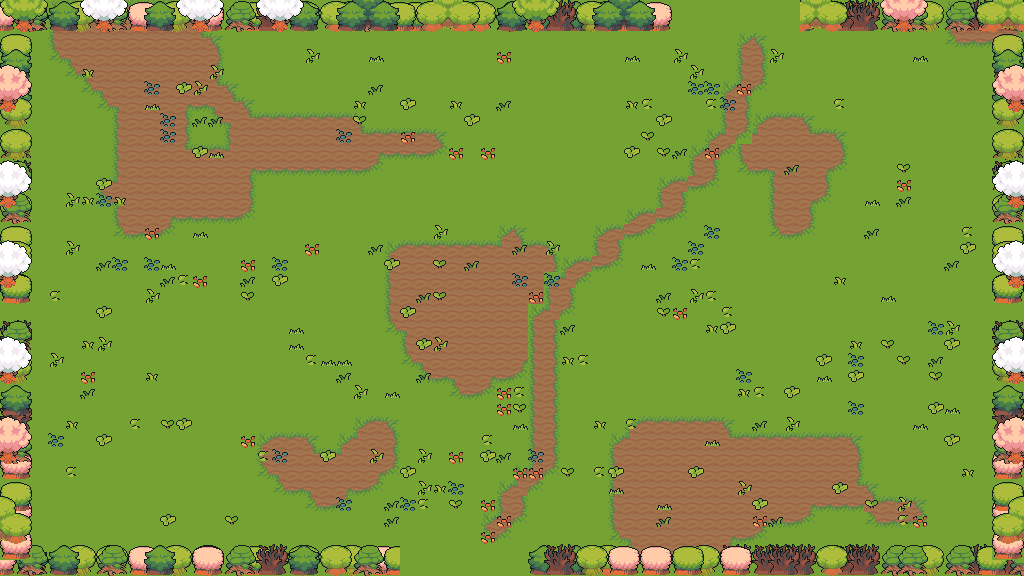

A level layout from a 2D game, rendered from its tile map. Below: a short description, then the map file with tile-grid data replaced by summaries:
An orthogonal 64x36 tile map with 16x16 px tiles, 7 tile layers (floor, ground, path, decor, ...), 5 tilesets and 39 objects (23x prop, 7x obstacle, 6x spawn, 2x door, playerStart).

<map version="1.10" tiledversion="1.11.0" orientation="orthogonal" renderorder="right-down" width="64" height="36" tilewidth="16" tileheight="16" infinite="0" nextlayerid="9" nextobjectid="40">
 <properties>
    <property name="chapter" type="int" value="2" />
    <property name="room" type="int" value="11" />
    <property name="isBossRoom" type="bool" value="false" />
 </properties>
 <tileset firstgid="1" source="field.tsx" />
 <tileset firstgid="76" source="water.tsx" />
 <tileset firstgid="552" source="nature.tsx" />
 <tileset firstgid="1056" source="floordetail.tsx" />
 <tileset firstgid="1136" source="tilefloor.tsx" />
 <layer id="1" name="floor" width="64" height="36">
  <data>[2304 cells, 2304 non-empty, 1 distinct tile ids]</data>
 </layer>
 <layer id="2" name="ground" width="64" height="36">
  <data>[2304 cells, 496 non-empty, 13 distinct tile ids]</data>
 </layer>
 <layer id="3" name="path" width="64" height="36">
  <data>[2304 cells, 80 non-empty, 9 distinct tile ids]</data>
 </layer>
 <layer id="4" name="decor" width="64" height="36">
  <data>[2304 cells, 209 non-empty, 9 distinct tile ids]</data>
 </layer>
 <layer id="5" name="border-back" width="64" height="36">
  <data>[2304 cells, 283 non-empty, 28 distinct tile ids]</data>
 </layer>
 <layer id="6" name="border-mid" width="64" height="36">
  <data>[2304 cells, 290 non-empty, 28 distinct tile ids]</data>
 </layer>
 <layer id="7" name="border-front" width="64" height="36">
  <data>[2304 cells, 144 non-empty, 44 distinct tile ids]</data>
 </layer>
 <objectgroup id="8" name="objects">
  <object id="1" name="playerStart" x="464" y="336"><point /></object>
  <object id="2" name="spawn" x="360" y="408">
   <properties>
    <property name="role" value="chaser" />
    <property name="wave" type="int" value="1" />
    <property name="elite" type="bool" value="false" />
   </properties>
  <point /></object>
  <object id="3" name="spawn" x="600" y="272">
   <properties>
    <property name="role" value="chaser" />
    <property name="wave" type="int" value="1" />
    <property name="elite" type="bool" value="false" />
   </properties>
  <point /></object>
  <object id="4" name="spawn" x="304" y="264">
   <properties>
    <property name="role" value="caster" />
    <property name="wave" type="int" value="2" />
    <property name="elite" type="bool" value="false" />
   </properties>
  <point /></object>
  <object id="5" name="spawn" x="552" y="432">
   <properties>
    <property name="role" value="tank" />
    <property name="wave" type="int" value="2" />
    <property name="elite" type="bool" value="false" />
   </properties>
  <point /></object>
  <object id="6" name="spawn" x="344" y="320">
   <properties>
    <property name="role" value="chaser" />
    <property name="wave" type="int" value="3" />
    <property name="elite" type="bool" value="false" />
   </properties>
  <point /></object>
  <object id="7" name="spawn" x="568" y="232">
   <properties>
    <property name="role" value="splitter" />
    <property name="wave" type="int" value="3" />
    <property name="elite" type="bool" value="false" />
   </properties>
  <point /></object>
  <object id="8" name="door" x="464" y="568"><point /></object>
  <object id="9" name="door" x="744" y="8"><point /></object>
  <object id="10" name="obstacle" x="0" y="544" width="400" height="32">
   <properties>
    <property name="kind" value="edge" />
   </properties>
  </object>
  <object id="11" name="obstacle" x="528" y="544" width="496" height="32">
   <properties>
    <property name="kind" value="edge" />
   </properties>
  </object>
  <object id="12" name="obstacle" x="0" y="0" width="672" height="32">
   <properties>
    <property name="kind" value="edge" />
   </properties>
  </object>
  <object id="13" name="obstacle" x="800" y="0" width="224" height="32">
   <properties>
    <property name="kind" value="edge" />
   </properties>
  </object>
  <object id="14" name="obstacle" x="0" y="32" width="32" height="512">
   <properties>
    <property name="kind" value="edge" />
   </properties>
  </object>
  <object id="15" name="obstacle" x="992" y="32" width="32" height="512">
   <properties>
    <property name="kind" value="edge" />
   </properties>
  </object>
  <object id="16" name="obstacle" x="832" y="64" width="48" height="16">
   <properties>
    <property name="kind" value="wall" />
   </properties>
  </object>
  <object id="17" name="prop" x="736" y="208" width="32" height="32">
   <properties>
    <property name="key" value="tree-round" />
   </properties>
  </object>
  <object id="18" name="prop" x="768" y="208" width="48" height="48">
   <properties>
    <property name="key" value="tree-big-orange" />
   </properties>
  </object>
  <object id="19" name="prop" x="752" y="240" width="32" height="32">
   <properties>
    <property name="key" value="tree-green" />
   </properties>
  </object>
  <object id="20" name="prop" x="784" y="240" width="32" height="32">
   <properties>
    <property name="key" value="tree-pine" />
   </properties>
  </object>
  <object id="21" name="prop" x="287" y="104" width="16" height="16">
   <properties>
    <property name="key" value="stump" />
   </properties>
  </object>
  <object id="22" name="prop" x="64" y="108" width="48" height="48">
   <properties>
    <property name="key" value="tree-big-orange" />
   </properties>
  </object>
  <object id="23" name="prop" x="112" y="224" width="16" height="16">
   <properties>
    <property name="key" value="flower-red" />
   </properties>
  </object>
  <object id="24" name="prop" x="192" y="176" width="16" height="16">
   <properties>
    <property name="key" value="flower-yellow" />
   </properties>
  </object>
  <object id="25" name="prop" x="208" y="192" width="16" height="16">
   <properties>
    <property name="key" value="flower-red" />
   </properties>
  </object>
  <object id="26" name="prop" x="840" y="136" width="32" height="32">
   <properties>
    <property name="key" value="tree-pine" />
   </properties>
  </object>
  <object id="27" name="prop" x="943" y="152" width="16" height="16">
   <properties>
    <property name="key" value="stump" />
   </properties>
  </object>
  <object id="28" name="prop" x="928" y="224" width="16" height="16">
   <properties>
    <property name="key" value="flower-sun" />
   </properties>
  </object>
  <object id="29" name="prop" x="896" y="128" width="16" height="16">
   <properties>
    <property name="key" value="flower-yellow" />
   </properties>
  </object>
  <object id="30" name="prop" x="880" y="64" width="16" height="16">
   <properties>
    <property name="key" value="flower-red" />
   </properties>
  </object>
  <object id="31" name="prop" x="928" y="80" width="33" height="25">
   <properties>
    <property name="key" value="fishnet" />
   </properties>
  </object>
  <object id="32" name="prop" x="192" y="332" width="48" height="48">
   <properties>
    <property name="key" value="tree-big-orange" />
   </properties>
  </object>
  <object id="33" name="prop" x="272" y="400" width="16" height="16">
   <properties>
    <property name="key" value="grass-tall" />
   </properties>
  </object>
  <object id="34" name="prop" x="464" y="400" width="16" height="16">
   <properties>
    <property name="key" value="flower-clover" />
   </properties>
  </object>
  <object id="35" name="prop" x="144" y="464" width="16" height="16">
   <properties>
    <property name="key" value="bush-green" />
   </properties>
  </object>
  <object id="36" name="prop" x="832" y="440" width="16" height="16">
   <properties>
    <property name="key" value="rock-small-gray" />
   </properties>
  </object>
  <object id="37" name="prop" x="624" y="336" width="33" height="25">
   <properties>
    <property name="key" value="fishnet" />
   </properties>
  </object>
  </objectgroup>
</map>
<!-- 2 of 39 objects omitted -->
